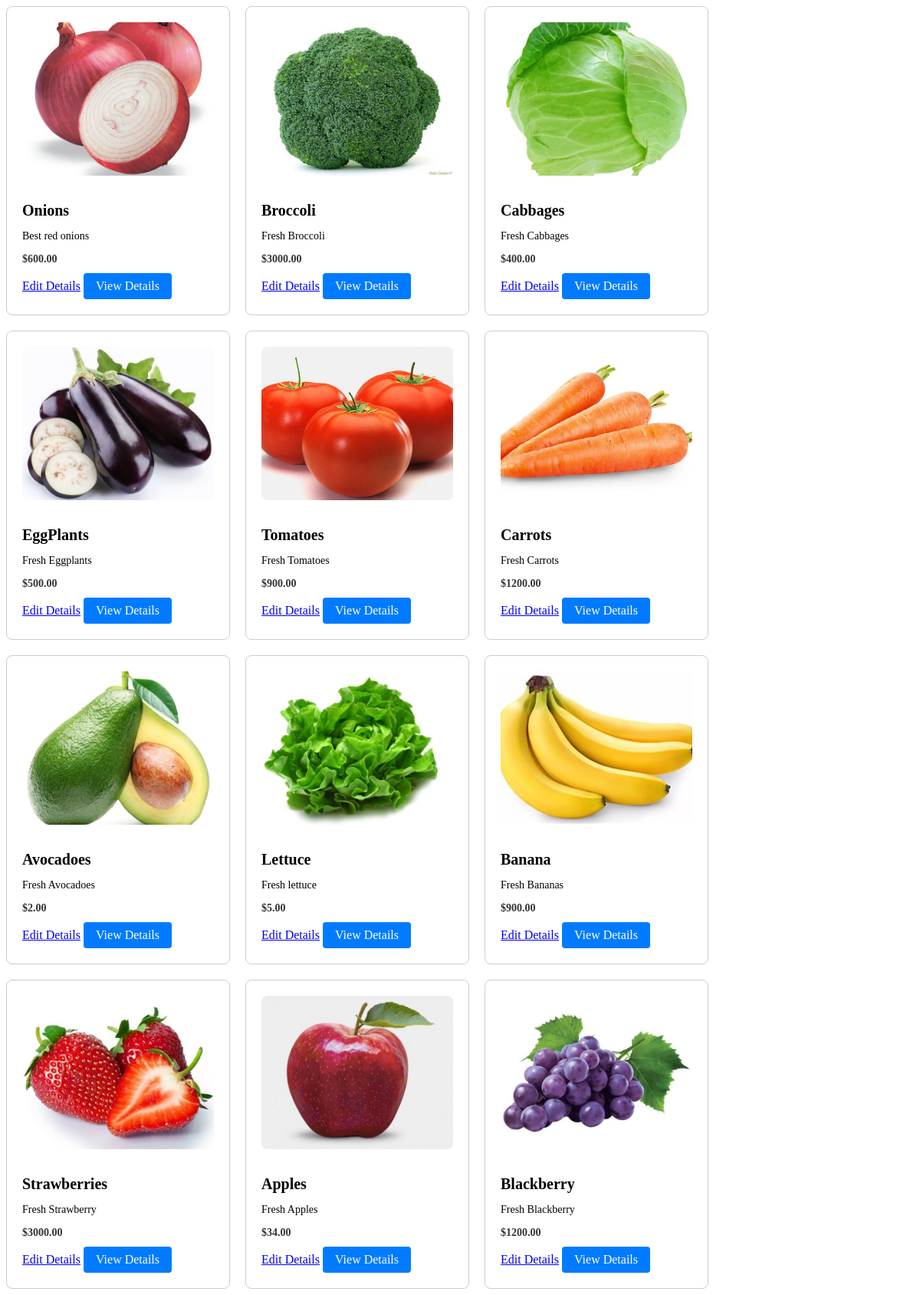
The app's page /inventory/products/list/, older data.
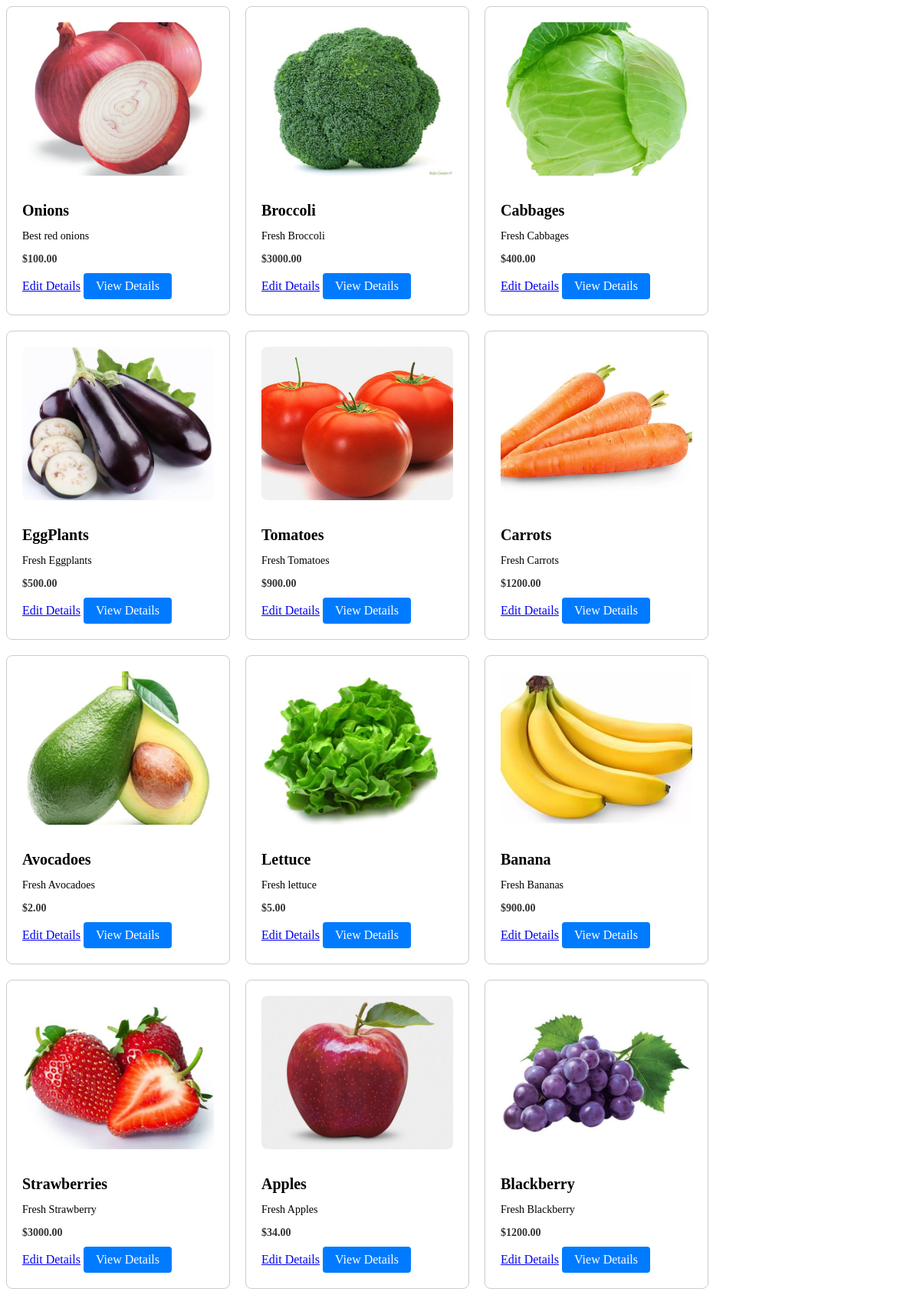
The same page, newer data.
### inventory/models.py (models this page shows)
class Product(models.Model):
    Vendor = models.ForeignKey(Vendor,null= True, on_delete = models.CASCADE)
    name=models.CharField(max_length=32)
    price=models.DecimalField(max_digits=6,decimal_places=2)
    stock=models.PositiveIntegerField()
    image=models.ImageField()
    description=models.TextField()
    date_created=models.DateTimeField(auto_now_add=True)
    date_updated=models.DateTimeField(auto_now=True)

### inventory/views.py (the view)
# urls.py: path("products/list/",product_lists,name = "product_list_view"),
def product_lists(request):
    products = Product.objects.all()
    return render(request,"inventory/product_list.html",{"products":products})

### templates/inventory/product_list.html (shortened to what this page needs)
<!DOCTYPE html>
<html lang="en">
<head>
</head>
<body>
    <div class="product-container">
        {% for product in products %}
        <div class="product-card">
            <img src="{{ product.image.url }}" alt="{{ product.name }}" />
            <h3>{{ product.name }}</h3>
            <p>{{ product.description }}</p>
            <p class="price">${{ product.price }}</p>
            <a href="{% url 'product_update_view' id=product.id %}" class="edit">Edit Details</a>
            <a href="{% url 'product_detail_view' id=product.id %}" class="view-button">View Details</a>
        </div>
        {% endfor %}
    </div>
</body>
</html>

### templates/inventory/product_list.html (style rules this page uses)
.product-container { display: flex; flex-wrap: wrap; gap: 20px; }
.product-card { border: 1px solid #ccc; border-radius: 8px; padding: 20px; width: 250px; }
.product-card img { width: 100%; height: 200px; object-fit: cover; border-radius: 8px; margin-bottom: 10px; }
.product-card h3 { font-size: 20px; margin-bottom: 10px; }
.product-card p { font-size: 14px; margin-bottom: 10px; }
.price { font-size: 18px; font-weight: bold; color: #333; margin-bottom: 10px; }
.view-button { display: inline-block; padding: 8px 16px; background-color: #007BFF; color: #fff; text-decoration: none; border-radius: 4px; transition: background-color 0.3s ease; }

Row changes from the older to the newer data that the page shows:
changed Product "Onions": price "600.00" → "100.00"
